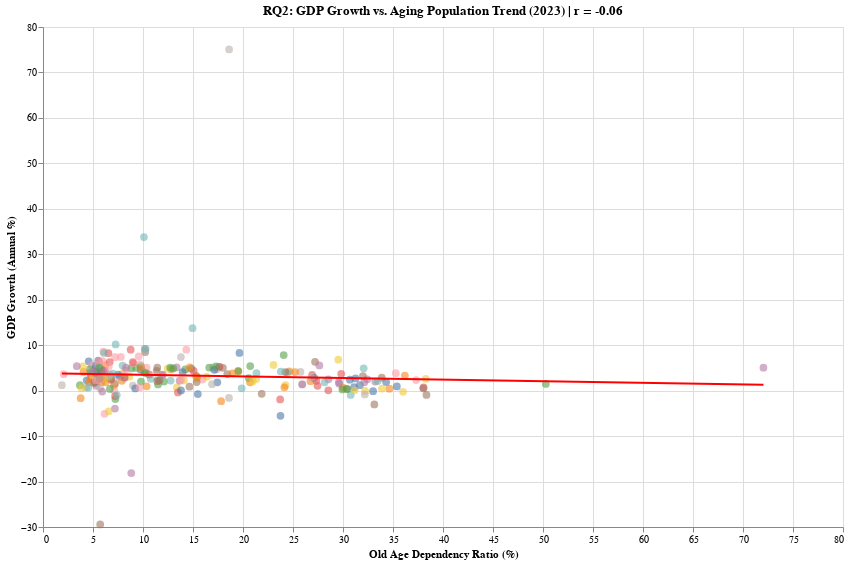

The notebook cell this image was saved under:
### Markdown cell above
## Research Question 2: Are countries with rapidly aging populations experiencing slower economic growth?
 - Does a higher old-age dependency ratio correlate with lower GDP growth?

### Code cell
analyze_and_plot_correlation_altair(
    pop_demographics, 'Old Age Dependency Ratio (%)', 'GDP Growth (Annual %)', 1960, 'RQ2: GDP Growth vs. Aging Population Trend',
    caption="Scatter plot showing the correlation between old age dependency ratio and GDP growth for various countries in 2023.")

### Figure 1 — Vega-Lite specification as saved in the notebook (floating-point values rounded to 4 significant figures; data arrays with more than 128 entries replaced by an {"elided": "..."} marker saying what was removed)
{"config": {"view": {"continuousWidth": 300, "continuousHeight": 300}}, "layer": [{"data": {"name": "data-180a5d4e64651125718544741c1e3de4"}, "mark": {"type": "circle", "opacity": 0.6, "size": 60}, "encoding": {"color": {"field": "Country Name", "legend": null, "type": "nominal"}, "tooltip": [{"field": "Country Name", "type": "nominal"}, {"field": "Old Age Dependency Ratio (%)", "type": "quantitative"}, {"field": "GDP Growth (Annual %)", "type": "quantitative"}], "x": {"axis": {"title": "Old Age Dependency Ratio (%)"}, "field": "Old Age Dependency Ratio (%)", "type": "quantitative"}, "y": {"axis": {"title": "GDP Growth (Annual %)"}, "field": "GDP Growth (Annual %)", "type": "quantitative"}}, "title": "RQ2: GDP Growth vs. Aging Population Trend (2023) | r = -0.06"}, {"data": {"name": "data-3832138653b808afc7bc54e43dbed2b2"}, "mark": {"type": "line", "color": "red"}, "encoding": {"x": {"field": "Old Age Dependency Ratio (%)", "type": "quantitative"}, "y": {"field": "GDP Growth (Annual %)", "type": "quantitative"}}}], "height": 500, "width": 800, "$schema": "https://vega.github.io/schema/vega-lite/v5.8.0.json", "datasets": {"data-180a5d4e64651125718544741c1e3de4": {"elided": "248 records"}, "data-3832138653b808afc7bc54e43dbed2b2": [{"Old Age Dependency Ratio (%)": 1.888, "GDP Growth (Annual %)": 3.775}, {"Old Age Dependency Ratio (%)": 72.04, "GDP Growth (Annual %)": 1.319}]}}
